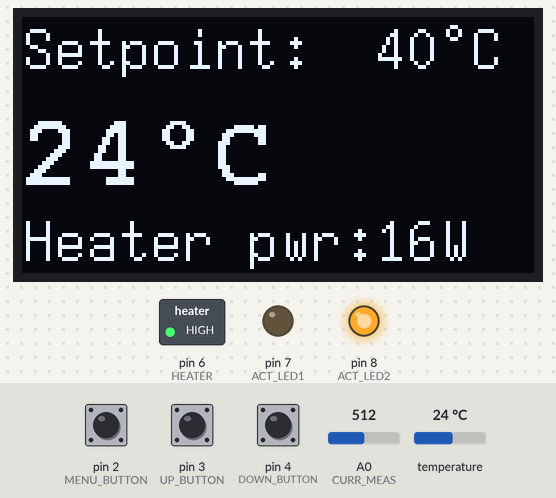
Recording of a program running on a simulated Arduino Pro Mini, built with avr-gcc and run on an emulated ATmega328P. On the bench: 128×64 one-colour display, switched loads named in the program (green lamp = pin HIGH), output pins drawn as LEDs (lit = HIGH). The test bench sets the inputs (shaded band); at power-on: pin 2 (MENU_BUTTON) HIGH, temperature 24 °C, pin 3 (UP_BUTTON) HIGH, pin 4 (DOWN_BUTTON) HIGH, A0 (CURR_MEAS) = 512. EEPROM starts erased; what the program prints to the serial monitor is not drawn.

Above: at 1.2 s.
1.3 s: pin 2 (MENU_BUTTON) pulled LOW for 1 s
At 2.9 s:
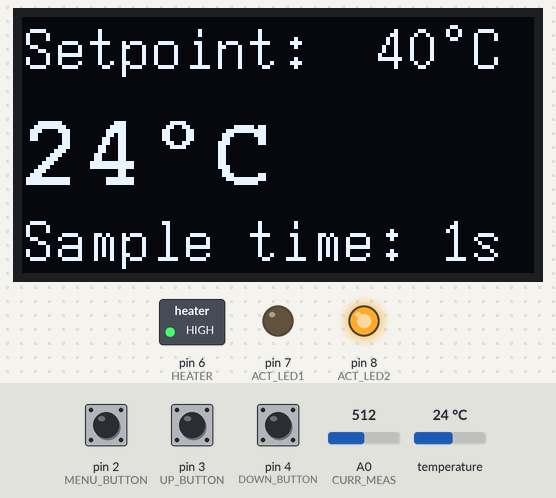
3.8 s: pin 2 (MENU_BUTTON) pulled LOW for 0.2 s
At 4.8 s:
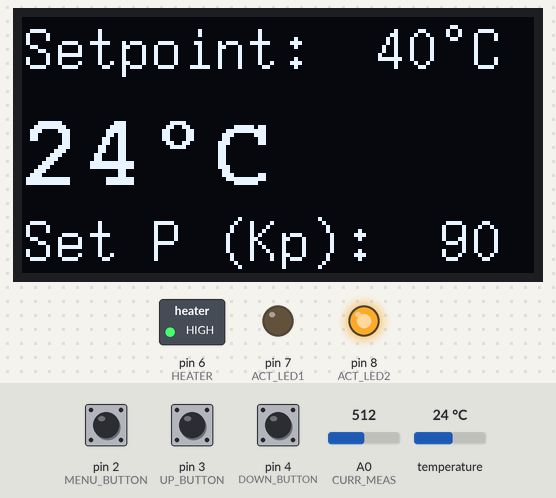
5.8 s: pin 2 (MENU_BUTTON) pulled LOW for 3.2 s
At 7.8 s:
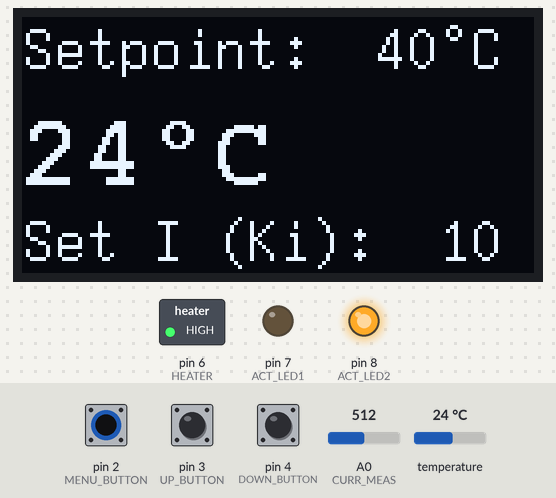
10.5 s: temperature set to 37.5 °C
At 11.6 s:
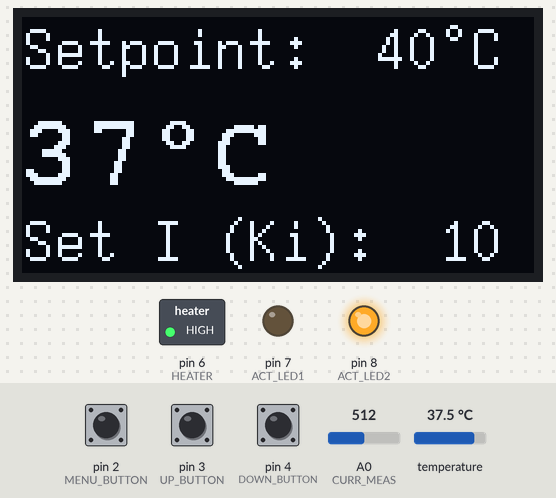
12.4 s: temperature set to 38.4 °C
At 13.3 s:
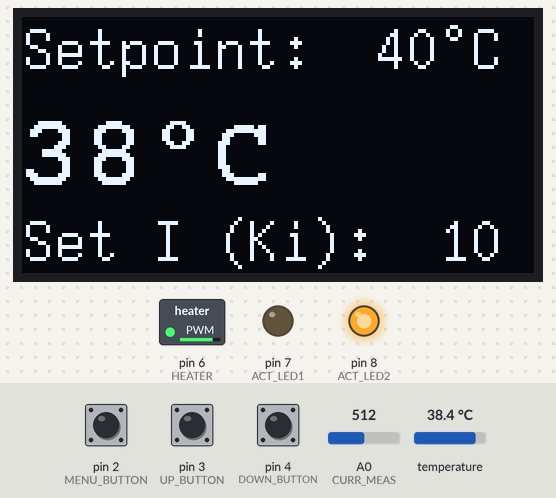
14.2 s: pin 2 (MENU_BUTTON) pulled LOW for 1 s
At 15.9 s:
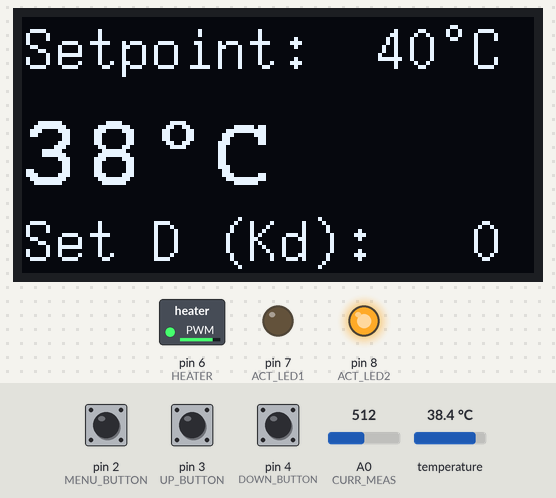
Timing chart, 0 to 18.9 s (numbered marks = the images above; inputs shaded):
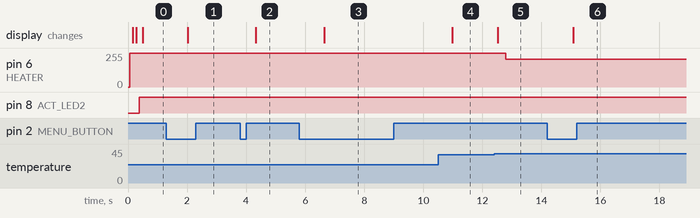

Measured:
- after the input at 1.3 s, the display: changes after 0.73 s (image 1)
- after the input at 3.8 s, the display: changes after 0.54 s (image 2)
- after the input at 5.8 s, the display: changes after 0.84 s (image 3)
- after the input at 10.5 s, the display: changes after 0.48 s (image 4)
- after the input at 12.4 s, pin 6 (HEATER): 255/255 → 208/255 after 0.39 s; the display: changes after 0.12 s (image 5)
- after the input at 14.2 s, the display: changes after 0.88 s (image 6)

The program:

main.cpp
```cpp
/*
 * Project: Heat controller for a decal bath.
 * Author: Tommy Killander (tommy.killander@gmail.com)
 *
 */

#include <Arduino.h>
#include <EEPROM.h>
#include <OneWire.h>
#include <DS18B20.h>
#include <U8x8lib.h>
#include <PID_v1.h>

// pin definitions
#define MENU_BUTTON     2
#define UP_BUTTON       3
#define DOWN_BUTTON     4
#define ONE_WIRE_BUS    5
#define HEATER          6
#define ACT_LED1        7
#define ACT_LED2        8
#define CURR_MEAS       A0

#define DEBOUNCE_TIME   25

// Dynamic power consumption is calculated from voltage and current.
// Uncomment HAS_CURR_MEAS if electronics has a current measurement circuit,
// otherwise current will be approximated from PWM value.
#define HAS_CURR_MEAS

// Shunt resistors are R13 and R14
#define SHUNT_RESISTOR  0.05f

// Gain factor in the measurement op amp (R19 / R17)
#define OPAMP_GAIN      10.0f

// Use a multimeter to measure the ADC analog reference on AtMega528P pin 20
// Should be around ~1.100 V
#define AREF            1.084f

// Use a multimeter to measure the voltage across the heater during full heater
// mode (the frontpanel LED is Red)
#define HEATER_VOLT     14.90f

// Use multimeter to measure the resistance of the Heatbed. Make sure that it
// is disconnected from the PCB during he measurement
#define HEATER_RESISTOR 8.1f

#define PWM_LOW         0.0f
#define PWM_HIGH        255.0f

//
// OLED display configuration (vendor dependant)
U8X8_SSD1306_128X64_NONAME_HW_I2C u8x8(U8X8_PIN_NONE); // pchbutik.se #1443
//U8X8_SSD1306_128X64_NONAME_2ND_HW_I2C u8x8(U8X8_PIN_NONE);

OneWire oneWire(ONE_WIRE_BUS);
DS18B20 sensor(&oneWire);

// Uncomment for more debug information
#define DEBUG

// Limits for parameters
#define LOW_TEMP        30.5f
#define HIGH_TEMP       50.5f
#define LOW_SPLTIME     1
#define HIGH_SPLTIME    30
#define LOW_KP          1.0f
#define HIGH_KP         1000.0f
#define LOW_KI          0.0f
#define HIGH_KI         10.0f
#define LOW_KD          0.0f
#define HIGH_KD         1000.0f

// Keymask for buttons
#define UP              1
#define DOWN            2
#define MENU            4

// Menu levels
#define MAIN            0
#define SETSAMPLE       1
#define SETKP           2
#define SETKI           3
#define SETKD           4
#define SETCF           5
#define STORE           6

struct nonVolatileData {
  double tempSetPoint;   // target temperature
  double kp;             // P coefficient gain
  double ki;             // I coefficient 1/s
  double kd;             // D coefficient s
  char tempUnitCF;       // 'C' or 'F'
  int sampleTimeS;       // sample time in s
  int magic;             // magic number when data is valid
};

nonVolatileData EEdata;

int pkp, pki, pkd;      // printout coefficients
int tempRead, tempSetp;
double currentMeas, outputPower;
char string[64] = "";
int buttons, lastButtons;
int menuLevel = MAIN;
double tempReading;      // measured temperature from sensor
double heaterControl;    // PID result to drive PWM output

PID myPID(&tempReading, &heaterControl, &EEdata.tempSetPoint,
  EEdata.kp, EEdata.ki, EEdata.kd, DIRECT);

//
// Local functions
float readTemperature(void)
{
  sensor.requestTemperatures();
  while (!sensor.isConversionComplete())
  {
    delay(2);
  }

  return sensor.getTempC();
}

int readButtons()
{
  int keyBitMask = 0;
  if (digitalRead(UP_BUTTON) == 0)
  {
    keyBitMask += UP;
  }
  if (digitalRead(DOWN_BUTTON) == 0)
  {
    keyBitMask += DOWN;
  }
  if (digitalRead(MENU_BUTTON) == 0)
  {
    keyBitMask += MENU;
  }
  return keyBitMask;
}

float convertCtoF(float celsius)
{
  return ((celsius * 1.8f) + 32.0f);
}


void setup()
{
  pinMode(MENU_BUTTON, INPUT);
  pinMode(UP_BUTTON, INPUT);
  pinMode(DOWN_BUTTON, INPUT);
  pinMode(ONE_WIRE_BUS, INPUT);
  pinMode(HEATER, OUTPUT);
  pinMode(ACT_LED1, OUTPUT);
  pinMode(ACT_LED2, OUTPUT);

  // for PWM frequency of 7812.50 Hz
  //TCCR0B = (TCCR0B & B11111000) | B00000010;

  analogReference(INTERNAL);
  sensor.begin();
  u8x8.begin();

  EEPROM.get(0, EEdata);
  if (EEdata.magic != 12345)
  {
    EEdata.tempSetPoint = 40.5f;
    EEdata.kp = 90.0f;
    EEdata.ki = 0.10f;
    EEdata.kd = 0.0f;
    EEdata.sampleTimeS = 1;
    EEdata.tempUnitCF = 'C';
    EEdata.magic = 12345;
  }

  // Init PID regulator
  myPID.SetTunings(EEdata.kp, EEdata.ki, EEdata.kd);
  myPID.SetOutputLimits(PWM_LOW, PWM_HIGH);
  myPID.SetSampleTime(EEdata.sampleTimeS * 1000);
  tempReading = readTemperature();
  myPID.SetMode(AUTOMATIC);

#ifdef DEBUG
  // logging on serial port
  Serial.begin(9600);
#endif
}

void loop()
{
  // Read temperature and call PID algorithm
  tempReading = readTemperature();
  myPID.Compute();
  // Control heater
  analogWrite(HEATER, (int)heaterControl);

#ifdef DEBUG
  if ((millis() % 1000) < 200)
  {
    // The format supports Serial Oscilloscope (works great for tuning)
    // https://x-io.co.uk/serial-oscilloscope/
    tempRead = (int)(tempReading * 10);
    sprintf(string, "%d,%02d.%1d,%d", (int)EEdata.tempSetPoint,
      tempRead / 10, tempRead % 10, (int)heaterControl);
    Serial.println(string);
  }
#endif

  // Output temp reading and setpoint on display
  if (EEdata.tempUnitCF == 'C')
  {
    tempRead = (int)(tempReading);
    tempSetp = (int)EEdata.tempSetPoint;
  }
  else
  {
    tempRead = (int)convertCtoF(tempReading);
    tempSetp = (int)convertCtoF(EEdata.tempSetPoint);
  }
  sprintf(string, "%d%c%c ", tempRead, 176, EEdata.tempUnitCF);
  u8x8.setFont(u8x8_font_courB18_2x3_f);
  u8x8.drawString(0, 3, string);
  sprintf(string, "Setpoint: %3d%c%c ", tempSetp, 176, EEdata.tempUnitCF);
  u8x8.setFont(u8x8_font_7x14_1x2_f);
  u8x8.drawString(0, 0, string);

  // Read buttons and debounce
  buttons = readButtons();
  delay(DEBOUNCE_TIME);
  if (buttons != readButtons())
  {
    buttons = 0;
  }

  // Menu system
  switch (menuLevel)
  {
    case MAIN:
      if (buttons == UP)
      {
        EEdata.tempSetPoint += 1.0f;
      }
      if (buttons == DOWN)
      {
        EEdata.tempSetPoint -= 1.0f;
      }
      if (buttons == MENU)
      {
        menuLevel = SETSAMPLE;
      }
      EEdata.tempSetPoint = constrain(EEdata.tempSetPoint, LOW_TEMP, HIGH_TEMP);
      EEPROM.put(0, EEdata);


#ifdef HAS_CURR_MEAS
      currentMeas = ((AREF / 1023) * analogRead(CURR_MEAS))
                    / (OPAMP_GAIN * SHUNT_RESISTOR);
#else
      // if we have no current measurement circuit we approximate the current
      // from the PWM value
      currentMeas = ((HEATER_VOLT / HEATER_RESISTOR)
                    / (float)(PWM_HIGH - PWM_LOW)) * heaterControl;
#endif
      outputPower = currentMeas * HEATER_VOLT;
      sprintf(string, "Heater pwr:%2dW ", (int)outputPower);

      // Control status LEDs
      if (heaterControl == 255)
      {
        digitalWrite(ACT_LED1, 0);
        digitalWrite(ACT_LED2, 1);
      }
      else if (heaterControl == 0)
      {
        digitalWrite(ACT_LED1, 1);
        digitalWrite(ACT_LED2, 0);
      }
      else
      {
        digitalWrite(ACT_LED1, 0);
        digitalWrite(ACT_LED2, 0);
      }
      break;

    case SETSAMPLE:
      if (buttons == UP)
      {
        EEdata.sampleTimeS += 1.0f;
      }
      if (buttons == DOWN)
      {
        EEdata.sampleTimeS -= 1.0f;
      }
      if (buttons == MENU && lastButtons == 0)
      {
        menuLevel = SETKP;
      }
      EEdata.sampleTimeS = constrain(EEdata.sampleTimeS, LOW_SPLTIME, HIGH_SPLTIME);
      sprintf(string, "Sample time:%2ds", (int)EEdata.sampleTimeS);
      break;

    case SETKP:
      if (buttons == UP)
      {
        EEdata.kp += 1.0f;
      }
      if (buttons == DOWN)
      {
        EEdata.kp -= 1.0f;
      }
      if (buttons == MENU && lastButtons == 0)
      {
        menuLevel = SETKI;
      }
      EEdata.kp = constrain(EEdata.kp, LOW_KP, HIGH_KP);
      sprintf(string, "Set P (Kp):%4d", (int)EEdata.kp);
      break;

    case SETKI:
      if (buttons == UP)
      {
        EEdata.ki += 0.01f;
      }
      if (buttons == DOWN)
      {
        EEdata.ki -= 0.01f;
      }
      if (buttons == MENU && lastButtons == 0)
      {
        menuLevel = SETKD;
      }
      EEdata.ki = constrain(EEdata.ki, LOW_KI, HIGH_KI);
      sprintf(string, "Set I (Ki):%4d", (int)(EEdata.ki*100));
      break;

    case SETKD:
      if (buttons == UP)
      {
        EEdata.kd += 1.0f;
      }
      if (buttons == DOWN)
      {
        EEdata.kd -= 1.0f;
      }
      if (buttons == MENU && lastButtons == 0)
      {
        menuLevel = SETCF;
      }
      EEdata.kd = constrain(EEdata.kd, LOW_KD, HIGH_KD);
      sprintf(string, "Set D (Kd):%4d", (int)EEdata.kd);
      break;

    case SETCF:
      if (buttons == UP)
      {
        EEdata.tempUnitCF = 'C';
      }
      if (buttons == DOWN)
      {
        EEdata.tempUnitCF = 'F';
      }
      if (buttons == MENU && lastButtons == 0)
      {
        menuLevel = STORE;
      }
      sprintf(string, " +%cC       -%cF ", 176, 176);
      break;

    case STORE:
      if (buttons == UP)
      {
        EEPROM.put(0, EEdata);
        myPID.SetTunings(EEdata.kp, EEdata.ki, EEdata.kd);
        myPID.SetSampleTime(EEdata.sampleTimeS * 1000);
        menuLevel = MAIN;
      }
      if (buttons == DOWN)
      {
        EEPROM.get(0, EEdata);
        menuLevel = MAIN;
      }
      sprintf(string, "+Store   -Abort");
      break;

    default:
      break;
  }
  u8x8.setFont(u8x8_font_7x14_1x2_f);
  u8x8.drawString(0, 6, string);
  lastButtons = buttons;
}
```
